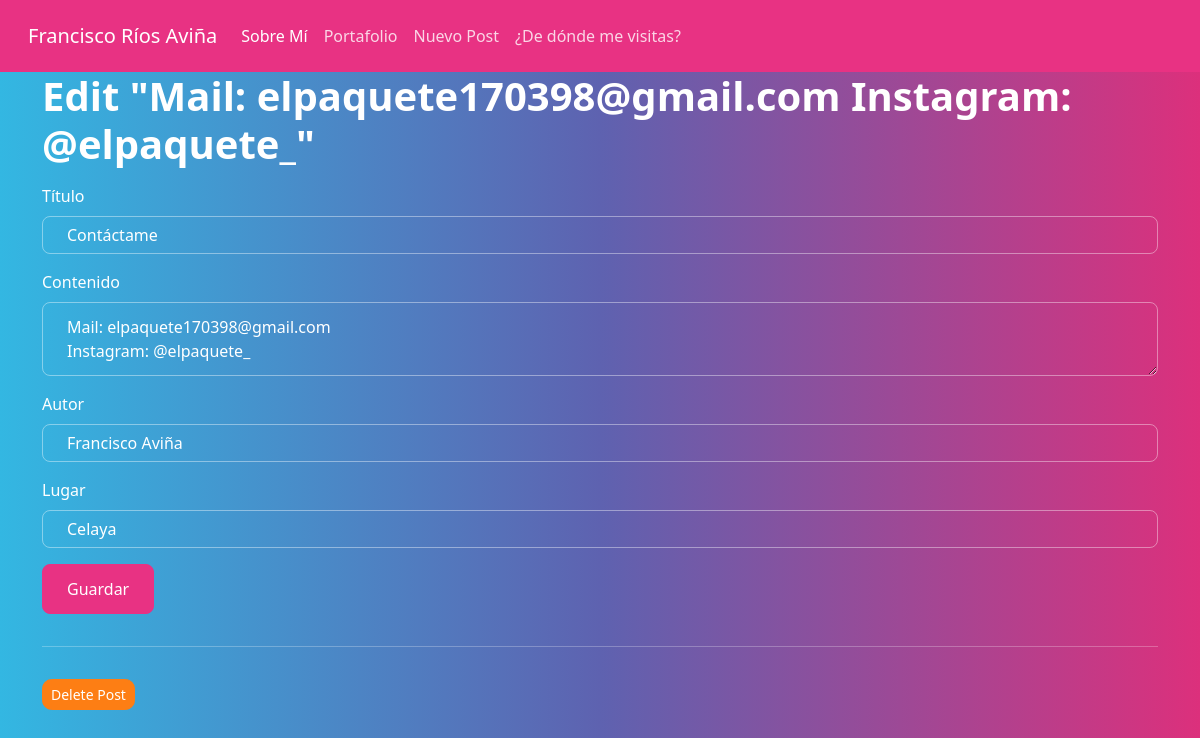
The page /3/edit on the database its author committed.
### tables this page shows
CREATE TABLE posts (
    id INTEGER PRIMARY KEY AUTOINCREMENT,
    created TIMESTAMP NOT NULL DEFAULT CURRENT_TIMESTAMP,
    title TEXT NOT NULL,
    content TEXT NOT NULL,
    autor TEXT NOT NULL,
    lugar TEXT NOT NULL);

### app.py (the view, shortened to what this page needs)
@app.route('/<int:id>/edit', methods=('GET', 'POST'))
def edit(id):
    post = get_post(id)
    return render_template('edit.html', post=post)

### app.py (called while the page is built)
def get_db_connection():
    conn = sqlite3.connect('database.sqlite3')
    try:
        cur.execute("INSERT INTO posts (title, content, autor, lugar) VALUES (?, ?, ?, ?)",
            ('Primer Post', 'Contenido para el primer post', 'Francisco Aviña', 'Celaya')
            )
        cur.execute("INSERT INTO posts (title, content, autor, lugar) VALUES (?, ?, ?, ?)",
                    ('Segundo Post', 'Contenido para el segundo post', 'Francisco Aviña', 'Celaya')
                    )
        cur.execute("INSERT INTO posts (title, content, autor, lugar) VALUES (?, ?, ?, ?)",
                    ('Tercer Post', 'Contenido para el tercer post', 'Francisco Aviña', 'Celaya')
                    )
        conn.commit()
    except:
        print('Database already create')
    print('si se conecta')
    return conn

def get_post(post_id):
    conn = get_db_connection()
    post = conn.execute('SELECT * FROM posts WHERE id = ?',
                        (post_id,)).fetchone()
    conn.close()
    if post is None:
        abort(404)
    return post

### templates/edit.html (shortened to what this page needs)
<link rel="stylesheet" href="https://stackpath.bootstrapcdn.com/bootstrap/4.3.1/css/bootstrap.min.css">
{% extends 'base.html' %}
{% block content %}
<h1>{% block title %} Edit "{{ post[3] }}" {% endblock %}</h1>
<form method="post">
    <div class="form-group">
        <label for="title">Título</label>
        <input type="text" name="title" placeholder="Post title"
               class="form-control"
               value="{{ request.form['title'] or post[2] }}">
    </div>
    <div class="form-group">
        <label for="content">Contenido</label>
        <textarea name="content" placeholder="Post content"
                  class="form-control">{{ request.form['content'] or post[3] }}</textarea>
    </div>
    <div class="form-group">
        <label for="autor">Autor</label>
        <input type="text" name="autor" placeholder="Nombre del autor"
               class="form-control"
               value="{{ request.form['autor'] or post[4] }}">
    </div>
     <div class="form-group">
        <label for="lugar">Lugar</label>
        <input type="text" name="lugar" placeholder="Dónde se escribió"
               class="form-control"
               value="{{ request.form['lugar'] or post[5] }}">
    </div>
     <div class="form-group">
        <button type="submit" class="btn btn-primary">Guardar</button>
    </div>
</form>
<hr>
<form action="{{ url_for('delete', id=post[0]) }}" method="POST">
    <input type="submit" value="Delete Post"
            class="btn btn-danger btn-sm"
            onclick="return confirm('Are you sure you want to delete this post?')">
</form>
{% endblock %}

### rows shown on the page
posts: content "Mail: elpaquete170398@gmail.com Instagram: @elpaquete_", title "Contáctame", autor "Francisco Aviña", lugar "Celaya"
